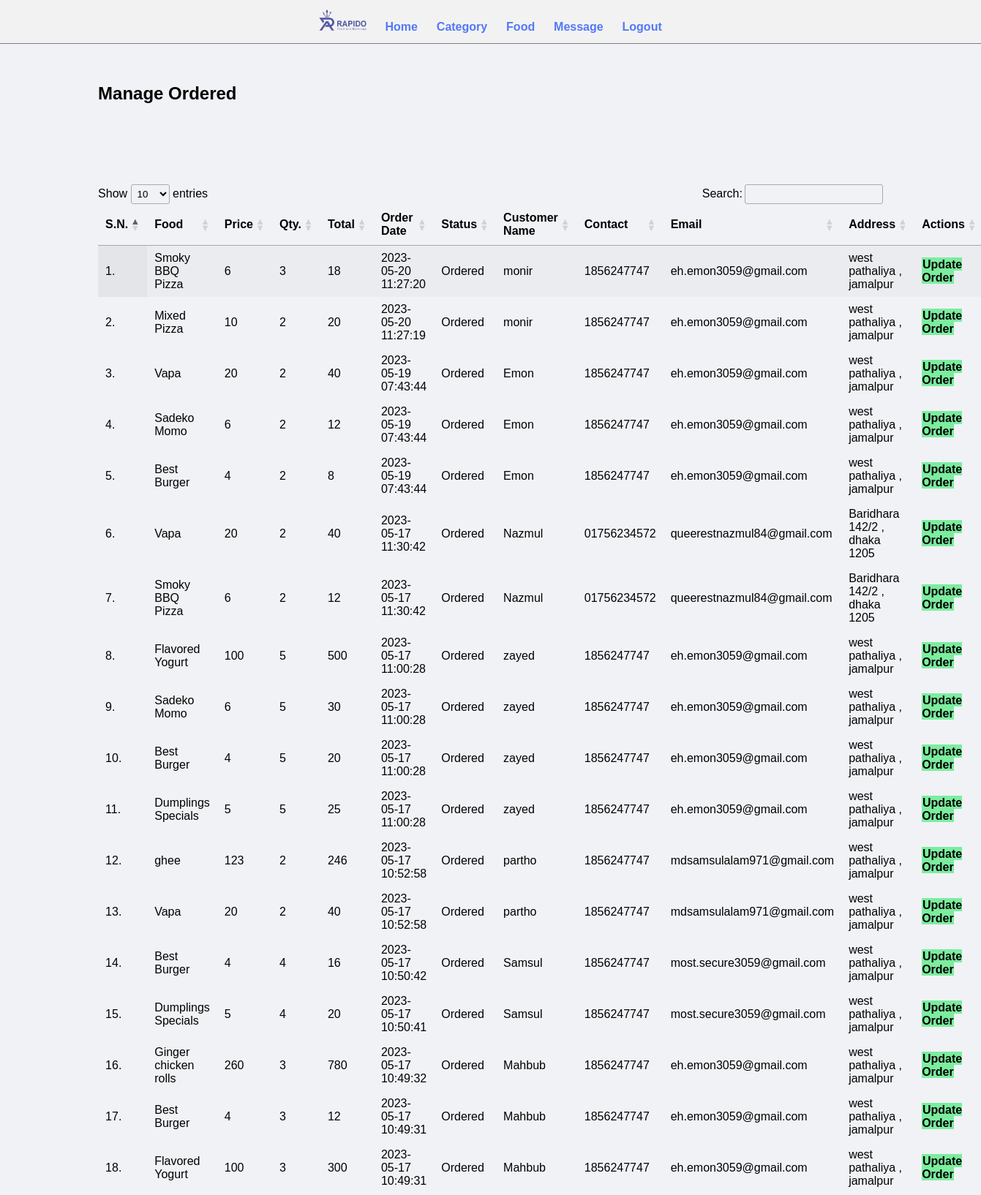
Screenshot of /admin/manage-ordered.php (signed in, upper part) with the database file from the repository.
### tables this page shows
CREATE TABLE `tbl_order` (
  `id` int(10) unsigned NOT NULL AUTO_INCREMENT,
  `food` varchar(150) NOT NULL,
  `price` int(11) NOT NULL,
  `qty` int(11) NOT NULL,
  `total` int(11) NOT NULL,
  `order_date` datetime NOT NULL,
  `status` varchar(50) NOT NULL,
  `customer_name` varchar(150) NOT NULL,
  `customer_contact` varchar(20) NOT NULL,
  `customer_email` varchar(150) NOT NULL,
  `customer_address` varchar(255) NOT NULL,
  `order_from` varchar(255) DEFAULT NULL,
  `who_updated` varchar(100) DEFAULT NULL,
  `our_location` varchar(100) DEFAULT NULL,
  PRIMARY KEY (`id`)
);

### admin/manage-ordered.php (the view, shortened to what this page needs)
<?php include('partials/menu.php'); ?>
<div class="main-content">
    <div class="wrapper">
        <h1>Manage Ordered</h1>
        <br /><br /><br />
        <br><br>
        <table id="example" class="display " style="width:100%">
            <thead>
                <tr>
                    <th>S.N.</th>
                    <th>Food</th>
                    <th>Price</th>
                    <th>Qty.</th>
                    <th>Total</th>
                    <th>Order Date</th>
                    <th>Status</th>
                    <th>Customer Name</th>
                    <th>Contact</th>
                    <th>Email</th>
                    <th>Address</th>
                    <th>Actions</th>
                </tr>
            </thead>
            <?php
            $sql = "SELECT * FROM `tbl_order` WHERE `status`='Ordered'  ORDER BY id DESC;";
            $res = mysqli_query($conn, $sql);
            $count = mysqli_num_rows($res);
            $sn = 1;
            if ($count > 0) {
                while ($row = mysqli_fetch_assoc($res)) {
                    $id = $row['id'];
                    $food = $row['food'];
                    $price = $row['price'];
                    $qty = $row['qty'];
                    $total = $row['total'];
                    $order_date = $row['order_date'];
                    $status = $row['status'];
                    $customer_name = $row['customer_name'];
                    $customer_contact = $row['customer_contact'];
                    $customer_email = $row['customer_email'];
                    $customer_address = $row['customer_address'];
            ?>
                    <tbody>
                        <tr style="  ">
                            <td><?php echo $sn++; ?>. </td>
                            <td><?php echo $food; ?></td>
                            <td><?php echo $price; ?></td>
                            <td><?php echo $qty; ?></td>
                            <td><?php echo $total; ?></td>
                            <td><?php echo $order_date; ?></td>
                            <td>
                                <?php
                                if ($status == "Ordered") {
                                    echo "<label>$status</label>";
                                } elseif ($status == "On Delivery") {
                                    echo "<label style='color: orange;'>$status</label>";
                                } elseif ($status == "Delivered") {
                                    echo "<label style='color: green;'>$status</label>";
                                } elseif ($status == "Cancelled") {
                                    echo "<label style='color: red;'>$status</label>";
                                }
                                ?>
                            </td>
                            <td><?php echo $customer_name; ?></td>
                            <td><?php echo $customer_contact; ?></td>
                            <td><?php echo $customer_email; ?></td>
                            <td><?php echo $customer_address; ?></td>
                            <td>
                                <a href="<?php echo SITEURL; ?>admin/update-order.php?id=<?php echo $id; ?>" class="btn-secondary">Update Order</a>
                            </td>
                        </tr>
                <?php
                }
            } else {
                echo "<tr><td colspan='12' class='error'>Orders not Available</td></tr>";
            }
                ?>
                    </tbody>
        </table>
    </div>
</div>
<?php include('partials/footer.php'); ?>

### css/admin.css (style rules this page uses)
* { margin: 0; padding: 0; font-family: Arial, Helvetica, sans-serif; }
.wrapper { padding: 1%; width: 80%; margin: 0 auto; }
table tr th { border-bottom: 1px solid black; padding: 1%; text-align: left; }
table tr td { padding: 1%; }
.btn-secondary { background-color: #7bed9f; padding: 1%; color: black; text-decoration: none; font-weight: bold; }
.main-content { background-color: #f1f2f6; padding: 3% 0; }

### admin/partials/menu.php (style rules this page uses)
body { font-family: Arial, sans-serif; background-color: #f2f2f2; }
h1 { font-size: 24px; margin-bottom: 20px; }

### rows the page displays
tbl_order: food "Smoky BBQ Pizza", price "6", qty "3", total "18", order_date "2023-05-20 11:27:20", status "Ordered", customer_name "monir", customer_contact "1856247747", customer_email "eh.emon3059@gmail.com", customer_address "west pathaliya , jamalpur"
tbl_order: food "Mixed Pizza", price "10", qty "2", total "20", order_date "2023-05-20 11:27:19", status "Ordered", customer_name "monir", customer_contact "1856247747", customer_email "eh.emon3059@gmail.com", customer_address "west pathaliya , jamalpur"
tbl_order: food "Vapa", price "20", qty "2", total "40", order_date "2023-05-19 07:43:44", status "Ordered", customer_name "Emon", customer_contact "1856247747", customer_email "eh.emon3059@gmail.com", customer_address "west pathaliya , jamalpur"
tbl_order: food "Sadeko Momo", price "6", qty "2", total "12", order_date "2023-05-19 07:43:44", status "Ordered", customer_name "Emon", customer_contact "1856247747", customer_email "eh.emon3059@gmail.com", customer_address "west pathaliya , jamalpur"
tbl_order: food "Best Burger", price "4", qty "2", total "8", order_date "2023-05-19 07:43:44", status "Ordered", customer_name "Emon", customer_contact "1856247747", customer_email "eh.emon3059@gmail.com", customer_address "west pathaliya , jamalpur"
tbl_order: food "Vapa", price "20", qty "2", total "40", order_date "2023-05-17 11:30:42", status "Ordered", customer_name "Nazmul", customer_contact "01756234572", customer_email "queerestnazmul84@gmail.com", customer_address "Baridhara 142/2 , dhaka 1205"
tbl_order: food "Smoky BBQ Pizza", price "6", qty "2", total "12", order_date "2023-05-17 11:30:42", status "Ordered", customer_name "Nazmul", customer_contact "01756234572", customer_email "queerestnazmul84@gmail.com", customer_address "Baridhara 142/2 , dhaka 1205"
tbl_order: food "Flavored Yogurt", price "100", qty "5", total "500", order_date "2023-05-17 11:00:28", status "Ordered", customer_name "zayed", customer_contact "1856247747", customer_email "eh.emon3059@gmail.com", customer_address "west pathaliya , jamalpur"
tbl_order: food "Sadeko Momo", price "6", qty "5", total "30", order_date "2023-05-17 11:00:28", status "Ordered", customer_name "zayed", customer_contact "1856247747", customer_email "eh.emon3059@gmail.com", customer_address "west pathaliya , jamalpur"
tbl_order: food "Best Burger", price "4", qty "5", total "20", order_date "2023-05-17 11:00:28", status "Ordered", customer_name "zayed", customer_contact "1856247747", customer_email "eh.emon3059@gmail.com", customer_address "west pathaliya , jamalpur"
tbl_order: food "Dumplings Specials", price "5", qty "5", total "25", order_date "2023-05-17 11:00:28", status "Ordered", customer_name "zayed", customer_contact "1856247747", customer_email "eh.emon3059@gmail.com", customer_address "west pathaliya , jamalpur"
tbl_order: food "ghee", price "123", qty "2", total "246", order_date "2023-05-17 10:52:58", status "Ordered", customer_name "partho", customer_contact "1856247747", customer_email "mdsamsulalam971@gmail.com", customer_address "west pathaliya , jamalpur"
tbl_order: food "Vapa", price "20", qty "2", total "40", order_date "2023-05-17 10:52:58", status "Ordered", customer_name "partho", customer_contact "1856247747", customer_email "mdsamsulalam971@gmail.com", customer_address "west pathaliya , jamalpur"
tbl_order: food "Best Burger", price "4", qty "4", total "16", order_date "2023-05-17 10:50:42", status "Ordered", customer_name "Samsul", customer_contact "1856247747", customer_email "most.secure3059@gmail.com", customer_address "west pathaliya , jamalpur"
tbl_order: food "Dumplings Specials", price "5", qty "4", total "20", order_date "2023-05-17 10:50:41", status "Ordered", customer_name "Samsul", customer_contact "1856247747", customer_email "most.secure3059@gmail.com", customer_address "west pathaliya , jamalpur"
tbl_order: food "Ginger chicken rolls", price "260", qty "3", total "780", order_date "2023-05-17 10:49:32", status "Ordered", customer_name "Mahbub", customer_contact "1856247747", customer_email "eh.emon3059@gmail.com", customer_address "west pathaliya , jamalpur"
tbl_order: food "Best Burger", price "4", qty "3", total "12", order_date "2023-05-17 10:49:31", status "Ordered", customer_name "Mahbub", customer_contact "1856247747", customer_email "eh.emon3059@gmail.com", customer_address "west pathaliya , jamalpur"
tbl_order: food "Flavored Yogurt", price "100", qty "3", total "300", order_date "2023-05-17 10:49:31", status "Ordered", customer_name "Mahbub", customer_contact "1856247747", customer_email "eh.emon3059@gmail.com", customer_address "west pathaliya , jamalpur"
